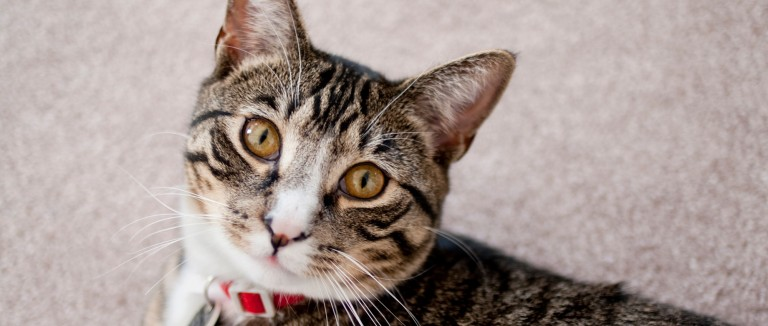
#> input picture Photos/cat2.jpg, 768 x 326 px
$ python Histograms.py
#> lines starting #> are read from the running program, lines starting #| are printed output that depends on the picture; after the words box and inside, x2 and y2 are one past the last pixel; in counts of white or black regions, pixels touching at a corner belong together
# -*- coding: utf-8 -*-
"""
Created on Mon Nov 23 23:52:01 2020

@author: ricardo.montoya
"""
import cv2 as cv
from matplotlib import pyplot as plt
import numpy as np

img = cv.imread("Photos/cat2.jpg")
#> img is the input picture: shape (326, 768, 3); mean B, G, R 148.6, 153.2, 167.5
cv.imshow("Cat", img)

blank = np.zeros(img.shape[:2], dtype="uint8")


gray = cv.cvtColor(img, cv.COLOR_BGR2GRAY)
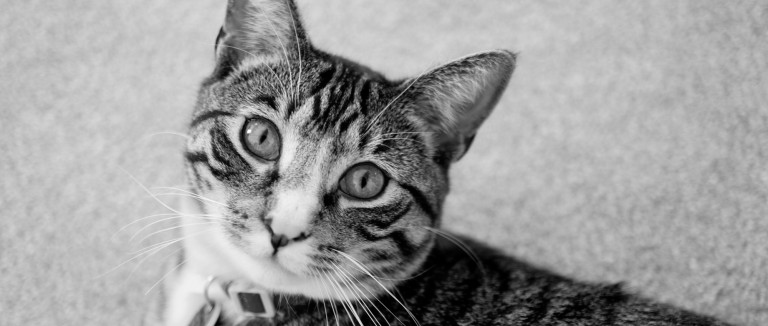
#> gray: shape (326, 768); min 0, max 254, mean 157
cv.imshow("Gray", gray)

circle = cv.circle(blank, (img.shape[1]//2, img.shape[0]//2), 100, 255, -1)
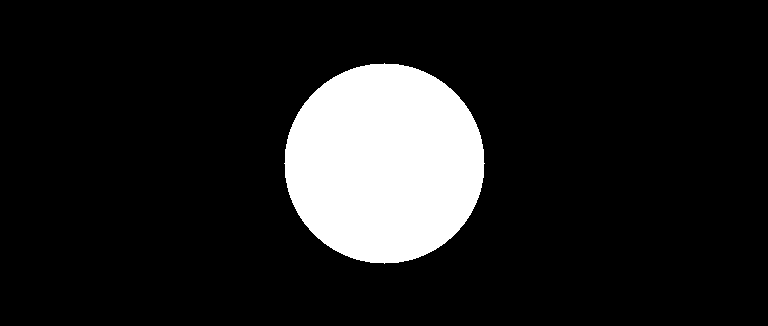
#> blank: shape (326, 768); 12.5% white; 1 white region, box (x1, y1, x2, y2) and area: (284, 63, 485, 264) 31417

mask = cv.bitwise_and(img, img, mask = circle)
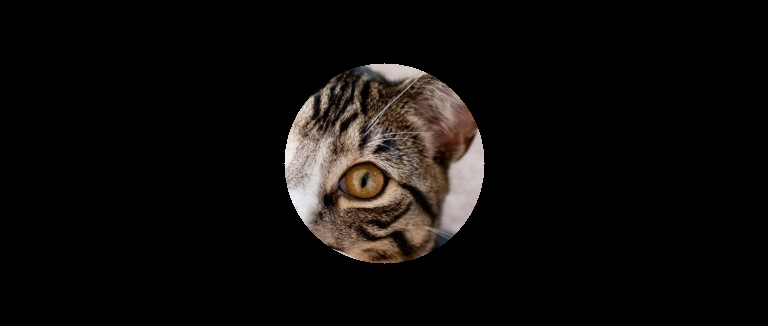
#> mask: shape (326, 768, 3); mean B, G, R 10.9, 12.3, 14.7
cv.imshow("Mask", mask)

gray_hist = cv.calcHist([gray], [0], None, [256], [0, 256])
#> gray_hist = 256 values, max 5586 at index 194, min 0 at index 246, mean 978

plt.figure()
plt.title("Grayscale Histogram")
plt.xlabel("Bins")
plt.ylabel("# of pixels")
plt.plot(gray_hist)
plt.xlim([0, 256])
plt.show()
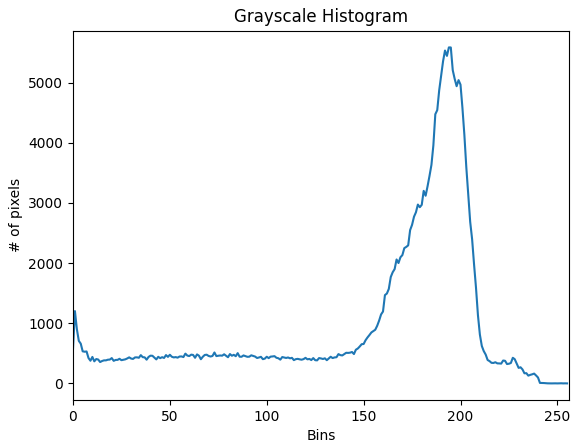
#> figure drawn by matplotlib, 1 panel; curve peaks at x = 194, y = 5586

plt.figure()
plt.title("Color Histogram")
plt.xlabel("Bins")
plt.ylabel("# of pixels")
color = ("b", "g", "r")
for i, col in enumerate(color):
    hist = cv.calcHist([img], [i], None, [256], [0, 256])
    plt.plot(hist, color = col)
    plt.xlim([0, 256])

plt.show()
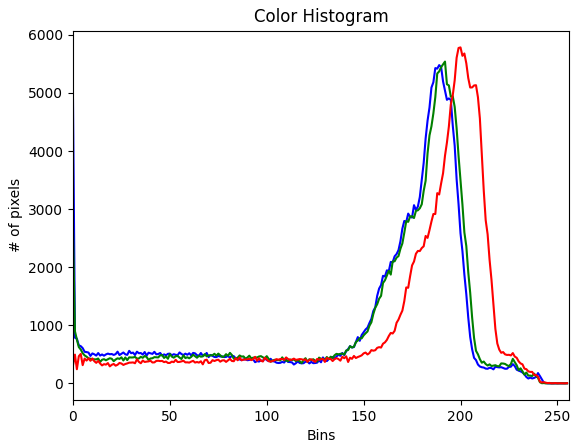
#> figure drawn by matplotlib, 1 panel; curve peaks at x = 189, y = 5479; curve peaks at x = 192, y = 5540; curve peaks at x = 200, y = 5784

cv.waitKey(0)

$ run again, with Photos/cat.jpg copied over Photos/cat2.jpg
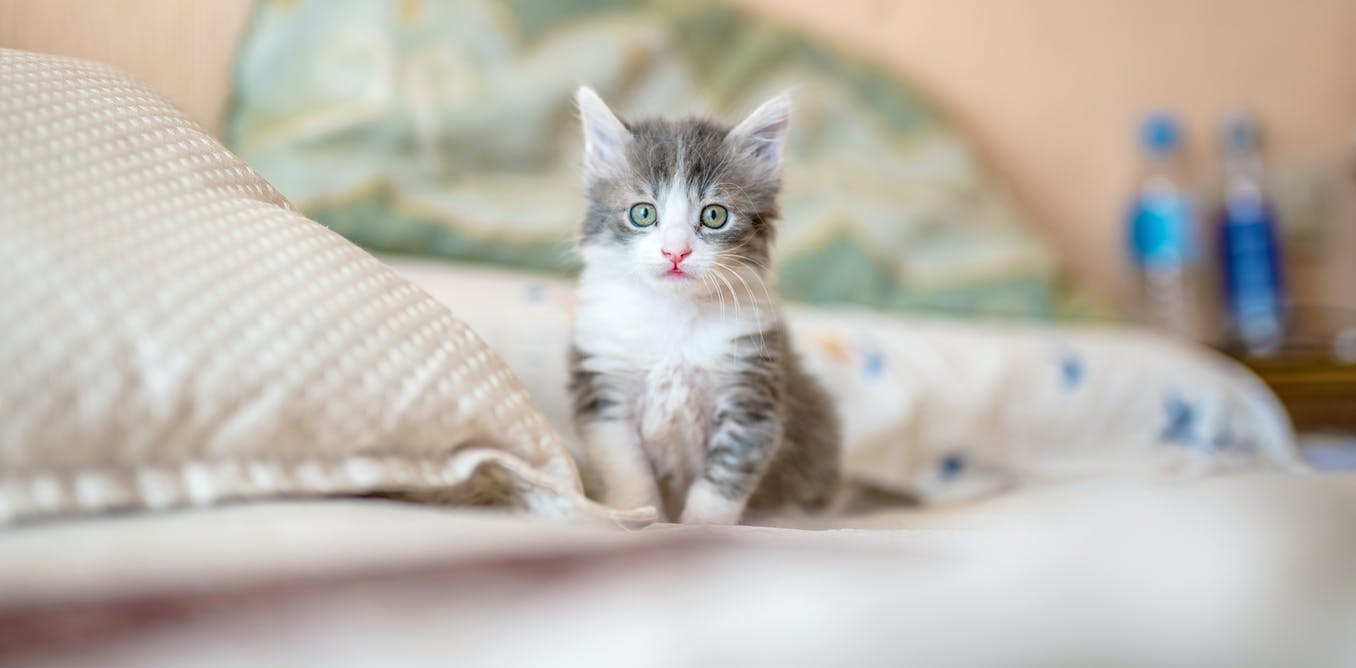
#> input picture Photos/cat.jpg, 1356 x 668 px
#> img is the input picture: shape (668, 1356, 3); mean B, G, R 173.6, 182.8, 188.8
#> `circle = cv.circle(blank, (img.shape[1]//2, img.shape[0]//2), 100, 255..`:
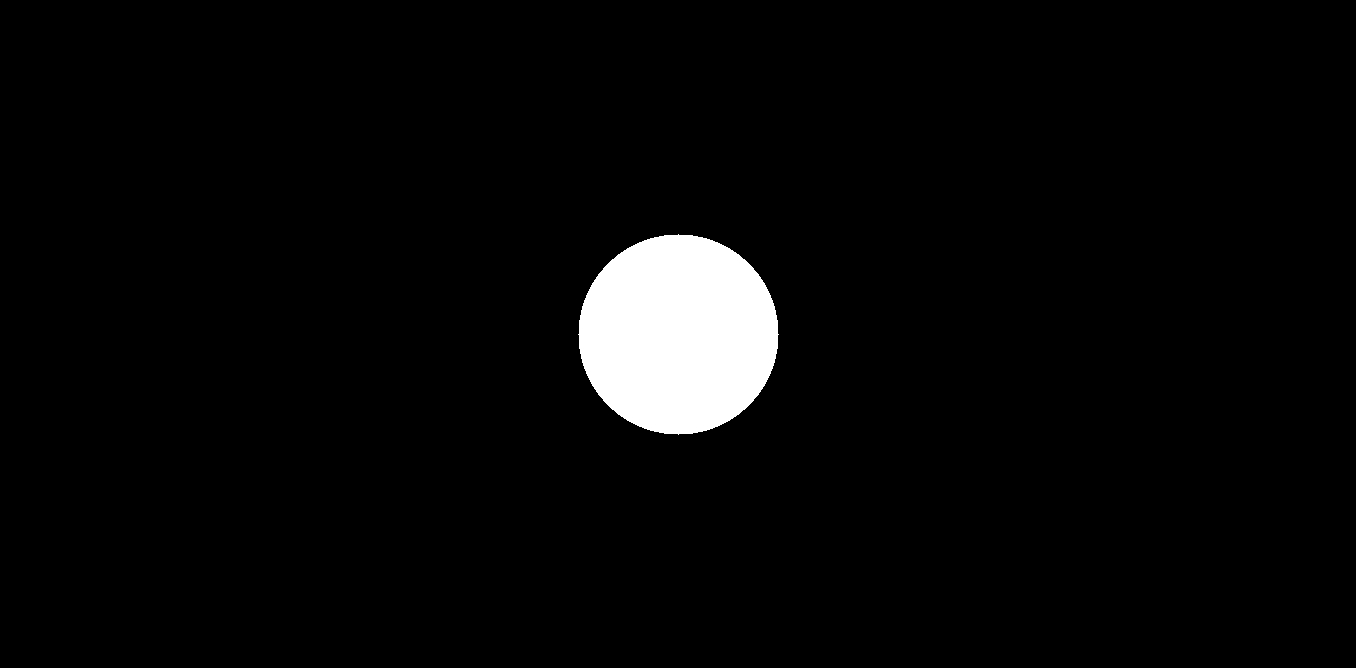
#> blank: shape (668, 1356); 3.5% white; 1 white region, box (x1, y1, x2, y2) and area: (578, 234, 779, 435) 31417
#> gray_hist = 256 values, max 14230 at index 199, min 0 at index 0, mean 3538.3
#> `plt.show()`:
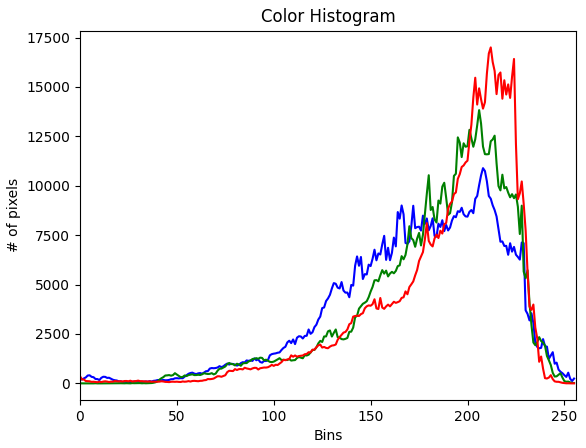
#> figure drawn by matplotlib, 1 panel; curve peaks at x = 208, y = 10893; curve peaks at x = 206, y = 13829; curve peaks at x = 212, y = 17004
